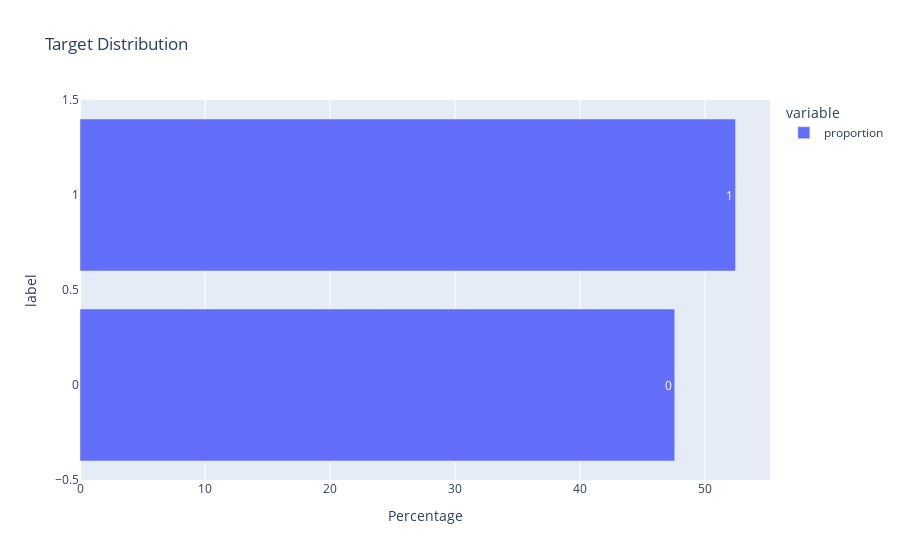

Notebook code for this chart:
### Code cell
label_counts = data['label'].value_counts(normalize=True) * 100
fig = px.bar(label_counts,
             orientation='h',
             title='Target Distribution',
             labels={'value': 'Percentage', 'index': 'Label'},
             text=label_counts.index)
fig.update_traces(textposition='inside')
fig.show()

### Figure 1 — Plotly figure (JSON) as saved in the notebook; plotly's stock layout.template omitted (floating-point values rounded to 4 significant figures)
{"data": [{"alignmentgroup": "True", "hovertemplate": "variable=proportion<br>Percentage=%{x}<br>label=%{text}<extra></extra>", "legendgroup": "proportion", "marker": {"color": "#636efa", "pattern": {"shape": ""}}, "name": "proportion", "offsetgroup": "proportion", "orientation": "h", "showlegend": true, "text": [1, 0], "textposition": "inside", "type": "bar", "x": [52.43, 47.57], "xaxis": "x", "y": [1, 0], "yaxis": "y"}], "layout": {"autosize": true, "barmode": "relative", "legend": {"title": {"text": "variable"}, "tracegroupgap": 0}, "title": {"text": "Target Distribution"}, "xaxis": {"anchor": "y", "autorange": true, "domain": [0, 1], "range": [0, 55.19], "title": {"text": "Percentage"}, "type": "linear"}, "yaxis": {"anchor": "x", "autorange": true, "domain": [0, 1], "range": [-0.5, 1.5], "title": {"text": "label"}, "type": "linear"}}}
